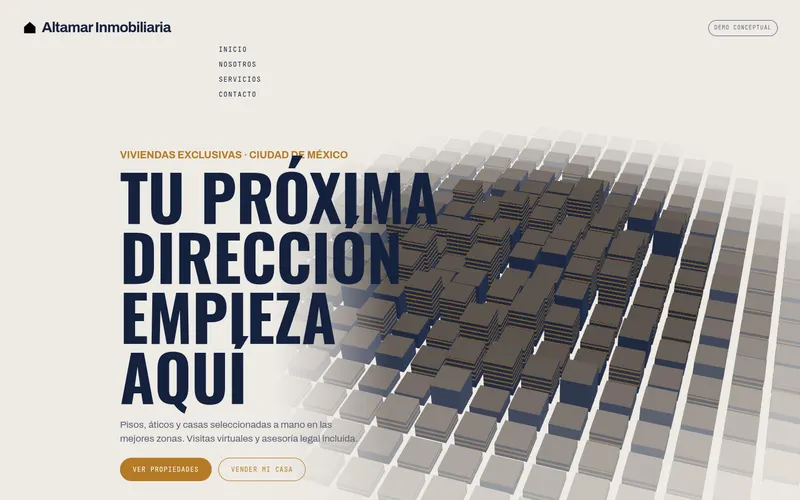
#> input picture thumbs/03-twgl.webp, 800 x 500 px, given in place of 03-twgl.webp-desk-hero.png, which was not available
$ python sheet.py ../thumbs/03-twgl.webp
#> lines starting #> are read from the running program, lines starting #| are printed output that depends on the picture
# Hoja de contacto rápida para revisar: python3 tools/sheet.py <id> -> /tmp/sheet-<id>.png
import sys
from PIL import Image
v=sys.argv[1]; D='shots/t2/'
c=Image.new('RGB',(2160,1350+30),'white')
#> c: PIL image 2160x1380 RGB; every value is 255
c.paste(Image.open(D+f'{v}-desk-hero.png').resize((1440,900)),(0,0))
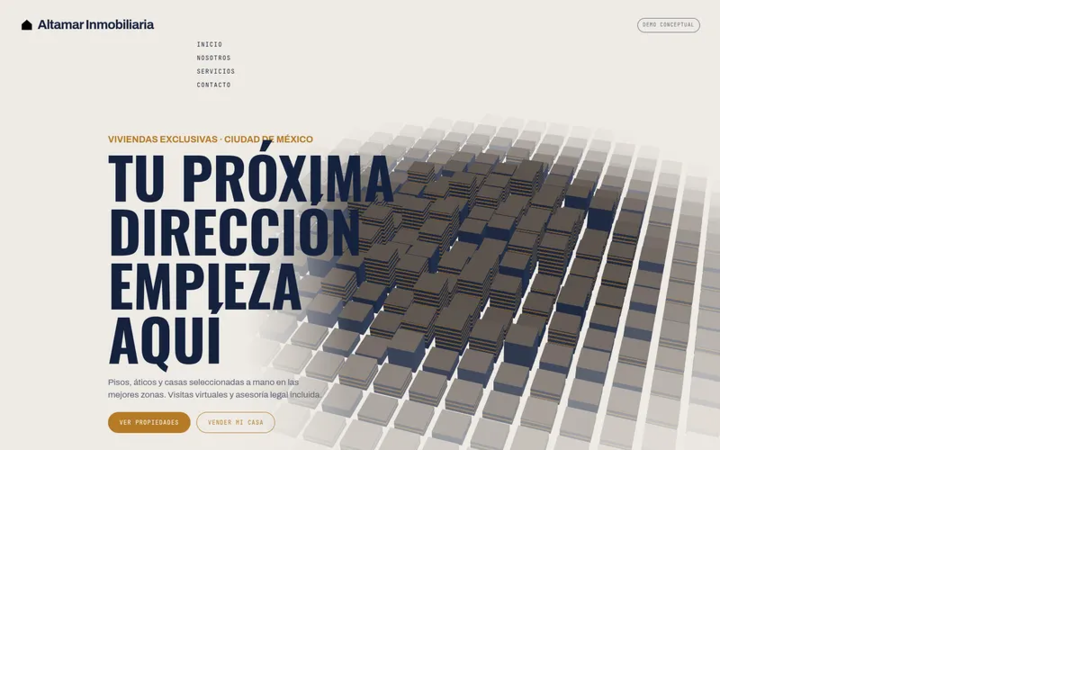
#> c: PIL image 2160x1380 RGB (shown at 1/2 size); mean R, G, B 223.2, 222, 220.9
for i in range(3): c.paste(Image.open(D+f'{v}-desk-s{i+1}.png').resize((720,450)),(1440,i*450))
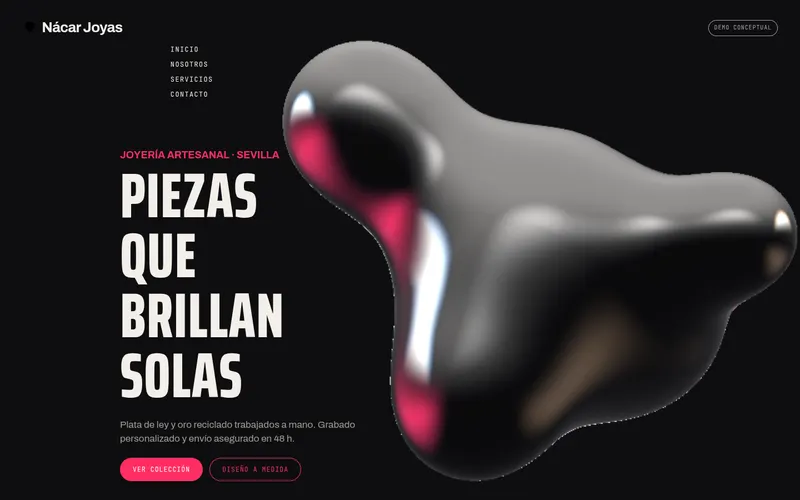
#> input picture thumbs/06-shader-raymarch.webp, 800 x 500 px, given in place of 03-twgl.webp-desk-s1.png, which was not available
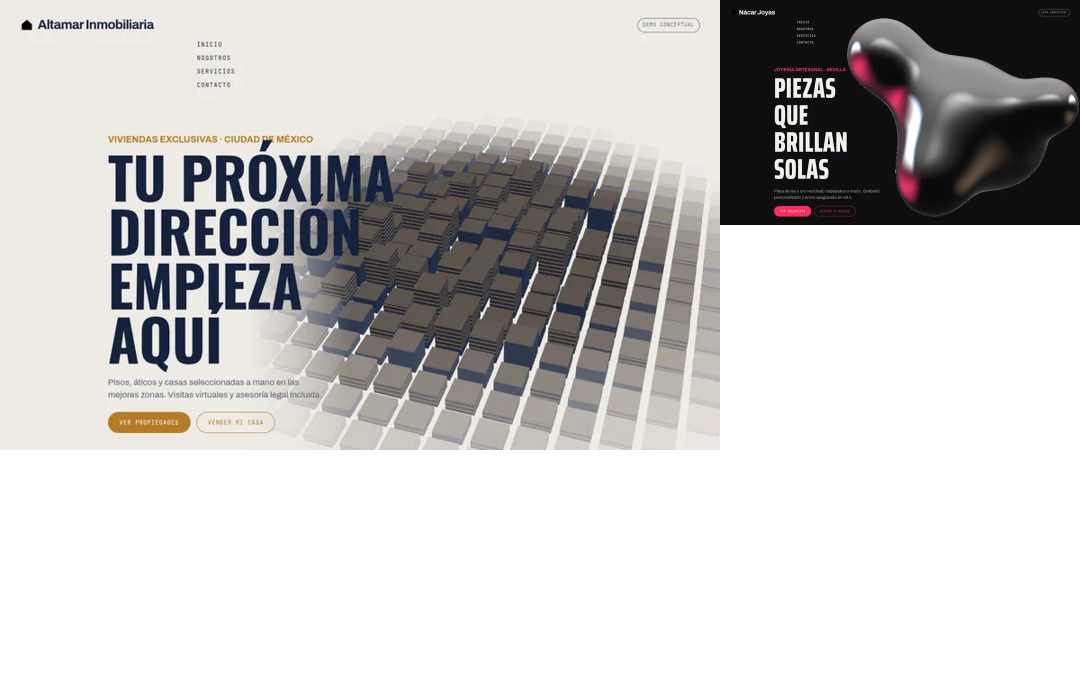
#> c: PIL image 2160x1380 RGB (shown at 1/2 size); mean R, G, B 200.6, 199, 198.1
#> (the run stopped early here; a loop or call above may not have finished)
